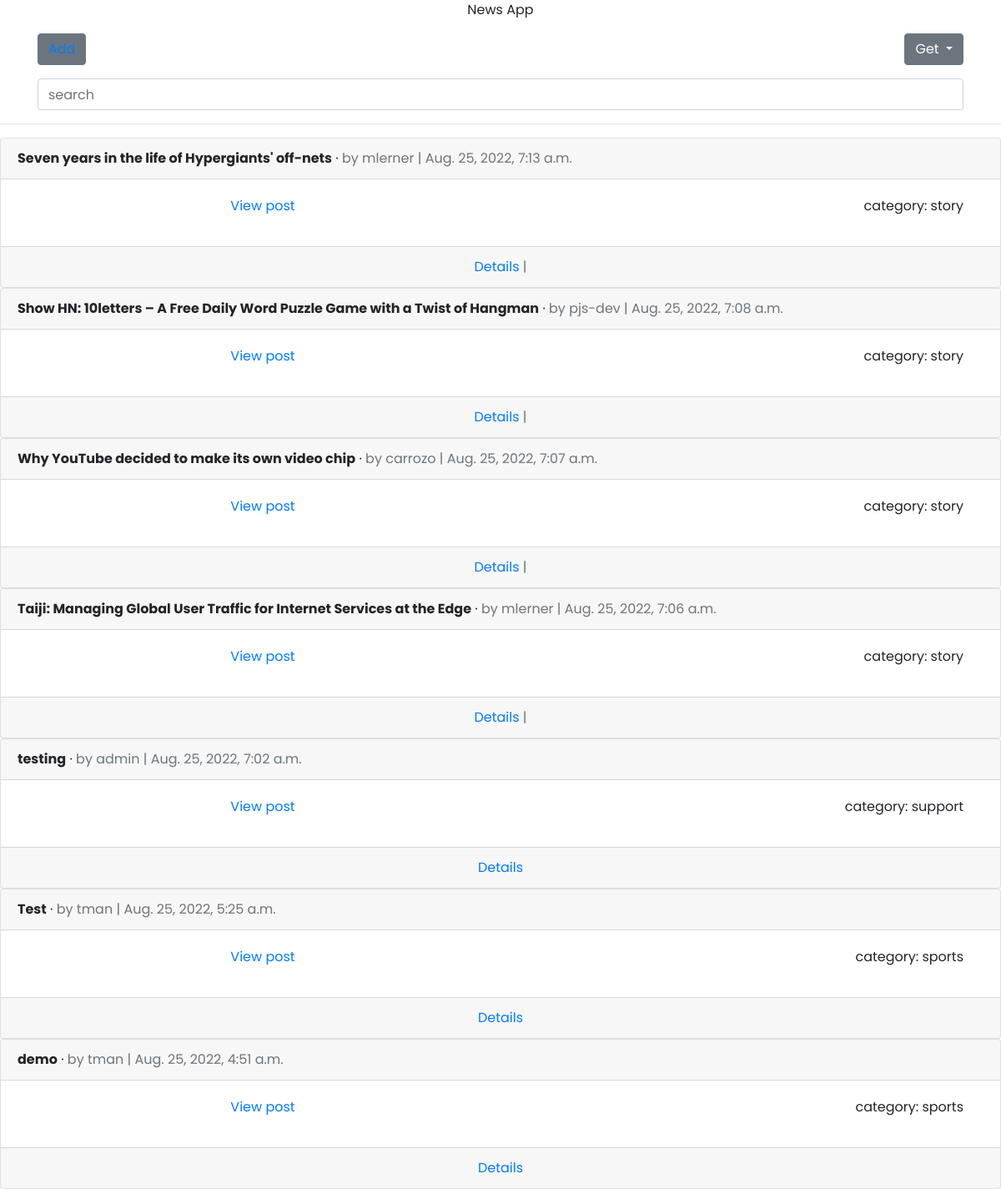
The page /news/ on the database as committed earlier.
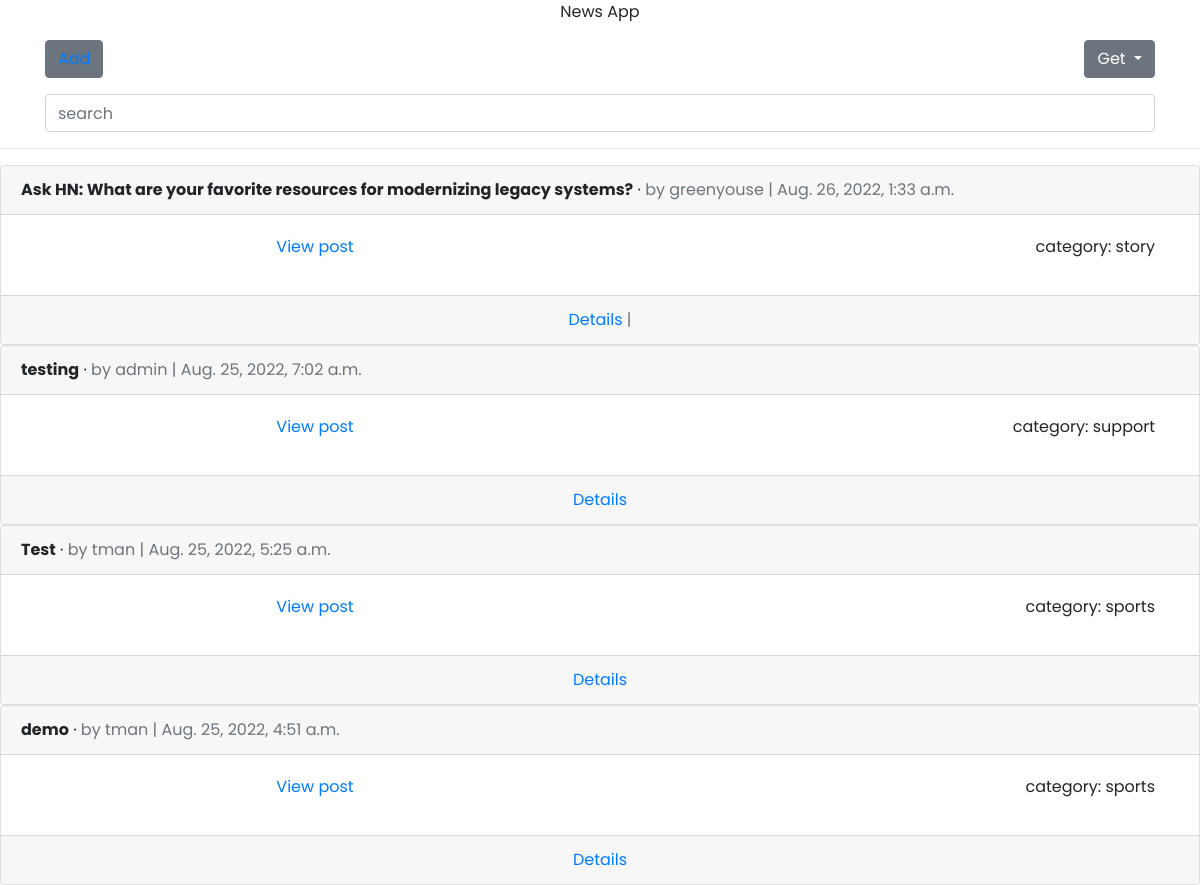
The same page on the database as committed later.
### apiapp/models.py (models this page shows, shortened)
class News(models.Model):
    title = models.CharField(max_length=200, blank = True, null = True)
    hackernews_id = models.BigIntegerField(unique=True, primary_key=True)
    time = UCDateTimeField(default=datetime.now)
    category = models.CharField(max_length=50, blank = True, null = True)
    post_url = models.CharField(max_length=200, blank = True, null = True, default='http://stoplight.io/prism/')
    author = models.CharField(max_length=50, blank = True, null = True)
    path = models.CharField(max_length=50, blank = True, null = True, default='user')

### apiapp/views.py (the view)
# urls.py: path('', home, name='home'),
def home(request):
    all_posts = News.objects.all().order_by('-time')
    comments = Comment.objects.all()
    page = request.GET.get('page', 1)
    paginator = Paginator(all_posts, 10)
    try:
        posts = paginator.page(page)
    except PageNotAnInteger:
        posts = paginator.page(1)
    except EmptyPage:
        posts = paginator.page(paginator.num_pages)
    context ={
        "posts": posts,
        "comments": comments
    }
    return render(request, 'news_api/home.html', context)

### templates/news_api/home.html (shortened to what this page needs)
<!DOCTYPE html>
<html lang="en">
<head>
   <link rel="stylesheet" href="https://cdn.jsdelivr.net/npm/bootstrap@4.6.2/dist/css/bootstrap.min.css">
</head>
<body>
<p class="text-center">News App</p>
<div class="container">
  <div class="row">
    <div class="col-6">
      <div>
  <button class="btn btn-secondary" href="{% url 'add_post' %}" >
    <a href="{% url 'add_post' %}">Add</a>
  </button>
</div>
    </div>
    <div class="col-6">
      <div class="dropdown text-right">
  <button class="btn btn-secondary dropdown-toggle" type="button" data-toggle="dropdown" aria-expanded="false">
    Get
  </button>
</div>
    </div>
    <div class="col-12 pt-3">
      <form action="{% url 'search' %}" method="get">
              <input type="search" name="query" placeholder="search" aria-label="search" class="form-control">
            </form>
    </div>
  </div>
</div>
<hr>
{% for post in posts %}
  <div class="card">
    <div class="card-header">
      <span class="font-weight-bold">{{ post.title }}</span> &middot;
      <span class="text-muted">by {{ post.author }} |
      {{ post.time }}</span>
    </div>
    <div class="card-body">
      <div class="container">
        <div class="row">
          <div class="col-6">
      <p class="text-center"><a href="{{ post.post_url }}">View post</a></p>
          </div>
          <div class="col-6">
                  <p class="text-right"> category: {{ post.category }}</p>
          </div>
        </div>
      </div>
    </div>
    {% if post.path == 'user' %}
    <div class="card-footer text-center text-muted">
        <a href="{% url 'post_detail' post.pk %}">Details</a>
    </div>
    {% else %}
    <div class="card-footer text-center text-muted">
        <a href="{% url 'post_detail' post.pk %}">Details</a> |
    </div>
    {% endif %}
  </div>
{% endfor %}
</body>
</html>

### templates/news_api/home.html (style rules this page uses)
body { font-family:'Poppins'; }

Rows that differ between the two databases and show on the page:
removed News: title "Seven years in the life of Hypergiants' off-nets", author "mlerner", time "Aug. 25, 2022, 7:13 a.m.", category "story", path "Details"
removed News: title "Show HN: 10letters – A Free Daily Word Puzzle Game with a Twist of Hangman", author "pjs-dev", time "Aug. 25, 2022, 7:08 a.m.", category "story", path "Details"
removed News: title "Why YouTube decided to make its own video chip", author "carrozo", time "Aug. 25, 2022, 7:07 a.m.", category "story", path "Details"
removed News: title "Taiji: Managing Global User Traffic for Internet Services at the Edge", author "mlerner", time "Aug. 25, 2022, 7:06 a.m.", category "story", path "Details"
added News: title "Ask HN: What are your favorite resources for modernizing legacy systems?", author "greenyouse", time "Aug. 26, 2022, 1:33 a.m.", category "story", path "Details"
